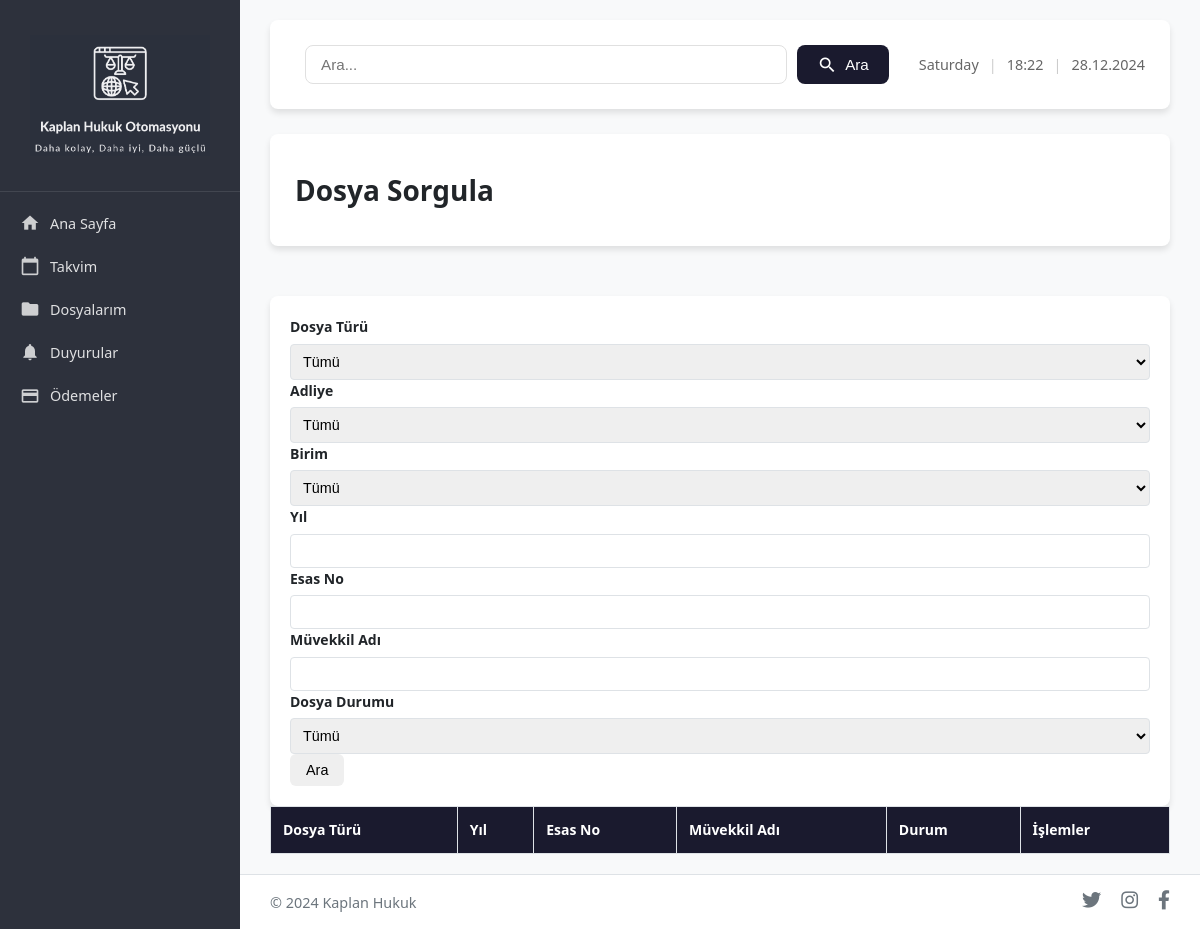
Before: /dosya_sorgula with the older database file.
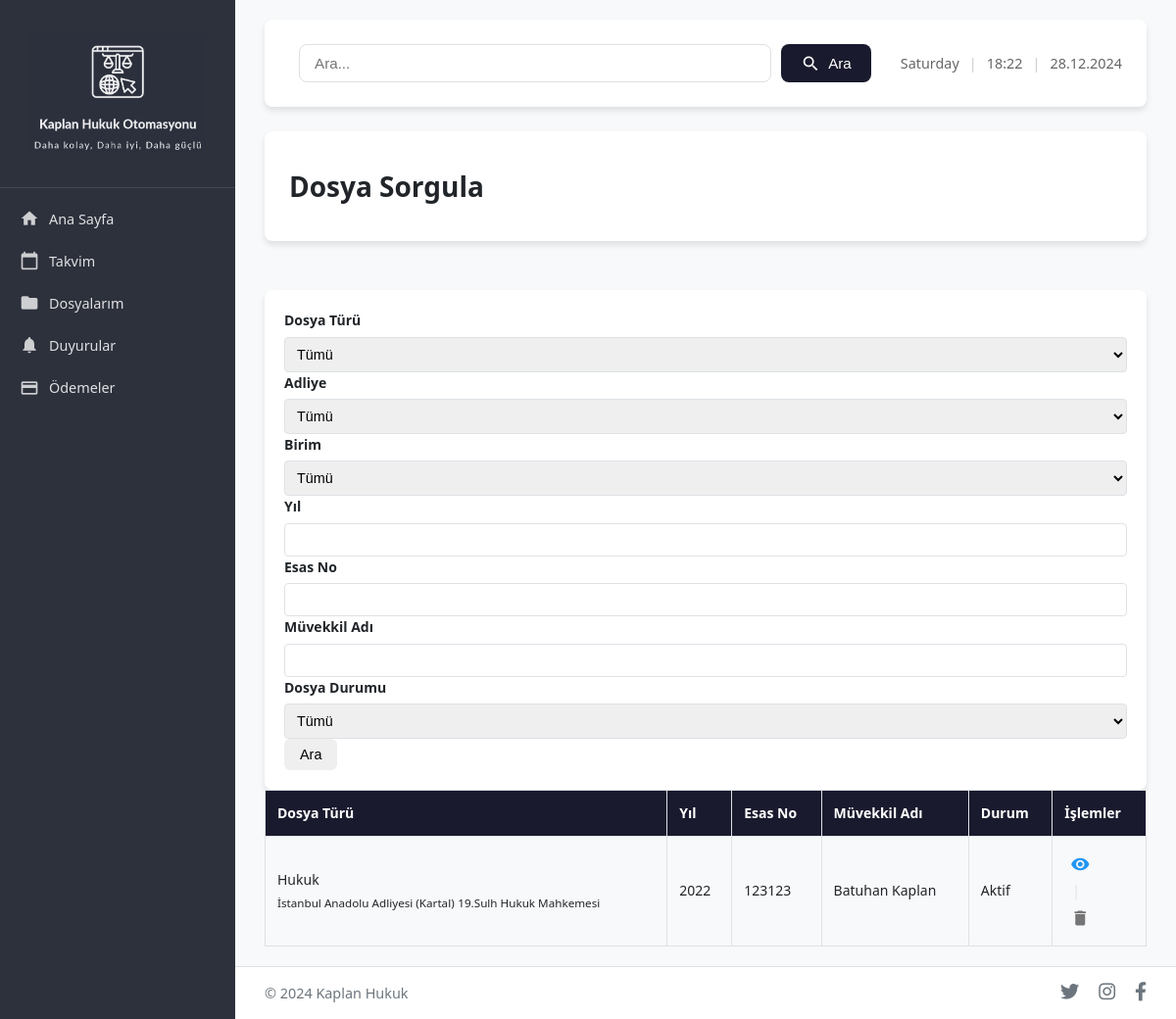
After: the same page with the newer database file.
### app.py (models this page shows)
class CaseFile(db.Model):
    id = db.Column(db.Integer, primary_key=True)
    file_type = db.Column(db.String(50), nullable=False)
    courthouse = db.Column(db.String(100), nullable=False)  # Adliye
    department = db.Column(db.String(100), nullable=False)  # Birim
    year = db.Column(db.Integer, nullable=False)
    case_number = db.Column(db.String(50), nullable=False)
    client_name = db.Column(db.String(150), nullable=False)
    status = db.Column(db.String(50), default='Aktif')
    open_date = db.Column(db.Date)
    next_hearing = db.Column(db.Date)
    expenses = db.relationship('Expense', backref='case_file', lazy=True)
    documents = db.relationship('Document', backref='case_file', lazy=True)
    description = db.Column(db.Text)
    user_id = db.Column(db.Integer, db.ForeignKey('user.id'), nullable=False)

### app.py (the view)
@app.route('/dosya_sorgula', methods=['GET', 'POST'])
def dosya_sorgula():
    if request.method == 'POST':
        file_type = request.form['file-type']
        year = request.form['year']
        case_number = request.form['case-number']
        client_name = request.form['client-name']
        status = request.form['status']
        query = CaseFile.query
        if file_type:
            query = query.filter_by(file_type=file_type)
        if year:
            query = query.filter_by(year=year)
        if case_number:
            query = query.filter_by(case_number=case_number)
        if client_name:
            query = query.filter(CaseFile.client_name.ilike(f'%{client_name}%'))
        if status:
            query = query.filter_by(status=status)
        case_files = query.all()
    else:
        case_files = CaseFile.query.all()
    for case_file in case_files:
        case_file.file_type = case_file.file_type.title()
    return render_template('dosya_sorgula.html', case_files=case_files)

### app.py (called while the page is built)
@app.context_processor
def inject_datetime():
    try:
        now = datetime.now()
        current_time = {
            'weekday': now.strftime('%A'),  # Gün adı
            'time': now.strftime('%H:%M'),  # Saat
            'date': now.strftime('%d.%m.%Y')  # Tarih
        }
    except Exception:
        current_time = {
            'weekday': '',
            'time': '',
            'date': ''
        }
    return dict(current_time=current_time)

### templates/dosya_sorgula.html (shortened to what this page needs)
{% extends "layout.html" %}
{% block content %}
<header>
    <div class="header-left">
        <h1>Dosya Sorgula</h1>
    </div>
</header>
<div class="inbox">
    <form method="POST" class="search-form">
        <div class="form-columns">
            <div class="form-column">
                <div class="input-group">
                    <label for="file-type">Dosya Türü</label>
                    <select id="file-type" name="file-type" onchange="updateDepartments()">
                        <option value="">Tümü</option>
                    </select>
                </div>
                <div class="input-group">
                    <label for="courthouse">Adliye</label>
                    <select id="courthouse" name="courthouse">
                        <option value="">Tümü</option>
                    </select>
                </div>
                <div class="input-group">
                    <label for="department">Birim</label>
                    <select id="department" name="department" onchange="updateCourtNumbers()">
                        <option value="">Tümü</option>
                    </select>
                </div>
            </div>
            <div class="form-column">
                <div class="form-row">
                    <div class="input-group">
                        <label for="year">Yıl</label>
                        <input type="number" id="year" name="year">
                    </div>
                    <div class="input-group">
                        <label for="case-number">Esas No</label>
                        <input type="text" id="case-number" name="case-number">
                    </div>
                </div>
                <div class="input-group">
                    <label for="client-name">Müvekkil Adı</label>
                    <input type="text" id="client-name" name="client-name">
                </div>
                <div class="input-group">
                    <label for="status">Dosya Durumu</label>
                    <select id="status" name="status">
                        <option value="">Tümü</option>
                    </select>
                </div>
            </div>
        </div>
        <div class="search-button-container">
            <button type="submit" class="btn">Ara</button>
        </div>
    </form>
</div>
<table class="data-table">
    <thead>
        <tr>
            <th>Dosya Türü</th>
            <th>Yıl</th>
            <th>Esas No</th>
            <th>Müvekkil Adı</th>
            <th>Durum</th>
            <th>İşlemler</th>
        </tr>
    </thead>
    <tbody>
        {% for case_file in case_files %}
        <tr data-case-id="{{ case_file.id }}">
            <td class="case-type">
                <div class="file-type-details">
                    <div class="main-type">{{ case_file.file_type|title }}</div>
                    <div class="sub-details">
                        <small>{{ case_file.courthouse }}</small>
                        <small>{{ case_file.department }}</small>
                    </div>
                </div>
            </td>
            <td>{{ case_file.year }}</td>
            <td class="case-number">{{ case_file.case_number }}</td>
            <td class="client-name">{{ case_file.client_name }}</td>
            <td>
                <span class="case-status status-text {% if case_file.status == 'Aktif' %}status-active{% else %}status-closed{% endif %}">
                    {{ case_file.status }}
                </span>
            </td>
            <td>
                <button class="action-btn view-btn" onclick="showDetails({{ case_file.id }})" title="Dosya Detayları">
                    <i class="material-icons">visibility</i>
                </button>
                <span style="color: #dee2e6; margin: 0 8px;">|</span>
                <button class="action-btn delete-btn" onclick="deleteCase({{ case_file.id }})" title="Dosyayı Sil">
                    <i class="material-icons">delete</i>
                </button>
            </td>
        </tr>
        {% endfor %}
    </tbody>
</table>
{% endblock %}

### templates/layout.html (shortened to what this page needs)
<!DOCTYPE html>
<html lang="tr">
<head>
    <link rel="stylesheet" href="{{ url_for('static', filename='style.css') }}">
    <link href="https://cdnjs.cloudflare.com/ajax/libs/font-awesome/6.0.0/css/all.min.css" rel="stylesheet">
    <link rel="stylesheet" href="https://cdn.jsdelivr.net/npm/universalviewer@4.0.0/dist/uv.css">
</head>
<body>
    <div class="container">
        <nav class="sidebar">
            <div class="logo">
                <img src="{{ url_for('static', filename='images/logo.png') }}" alt="Kaplan Hukuk">
            </div>
            <ul class="nav-links">
                <li><a href="{{ url_for('anasayfa') }}"><i class="material-icons">home</i>Ana Sayfa</a></li>
                <li><a href="{{ url_for('takvim') }}"><i class="material-icons">calendar_today</i>Takvim</a></li>
                <li>
                    <a href="#" class="dosyalarim-link"><i class="material-icons">folder</i>Dosyalarım</a>
                </li>
                <li><a href="{{ url_for('duyurular') }}"><i class="material-icons">notifications</i>Duyurular</a></li>
                <li><a href="{{ url_for('odemeler') }}"><i class="material-icons">payment</i>Ödemeler</a></li>
            </ul>
        </nav>
        <div class="main-wrapper">
            <main class="content">
                <header>
                    <div class="search-container">
                        <div class="search-wrapper">
                            <input type="text" id="search-input" placeholder="Ara...">
                            <button class="search-button">
                                <i class="material-icons">search</i>
                                <span>Ara</span>
                            </button>
                        </div>
                    </div>
                    <div class="header-right">
                        <div class="datetime-container">
                            <span class="datetime-text">{{ current_time.weekday }}</span>
                            <span class="separator">|</span>
                            <span class="datetime-text">{{ current_time.time }}</span>
                            <span class="separator">|</span>
                            <span class="datetime-text">{{ current_time.date }}</span>
                        </div>
                    </div>
                </header>
                {% block content %}{% endblock %}
            </main>
            <footer class="site-footer">
                <div class="footer-content">
                    <span>© 2024 Kaplan Hukuk</span>
                    <div class="social-links">
                        <a href="#"><i class="fab fa-twitter"></i></a>
                        <a href="#"><i class="fab fa-instagram"></i></a>
                        <a href="#"><i class="fab fa-facebook-f"></i></a>
                    </div>
                </div>
            </footer>
        </div>
    </div>
</body>
</html>

### static/style.css (style rules this page uses)
:root { --primary-color: #1a1a2e; --secondary-color: #6c757d; --accent-color: #6610f2; --background-color: #f8f9fa; --text-color: #212529; --text-light: #ffffff; --border-color: #dee2e6; --hover-color: #0b5ed7; --success-color: #198754; --warning-color: #ffc107; --danger-color: #dc3545; --shadow: 0 4px 6px rgba(0, 0, 0, 0.1); }
body { margin: 0; padding: 0; box-sizing: border-box; font-family: 'Segoe UI', sans-serif; background-color: var(--background-color); color: var(--text-color); font-size: 14px; line-height: 1.6; }
.container { display: flex; min-height: 100vh; }
.main-wrapper { flex: 1; display: flex; flex-direction: column; min-height: 100vh; }
.sidebar { width: 250px; background: var(--primary-color); color: var(--text-light); box-shadow: var(--shadow); display: flex; flex-direction: column; background-color: rgba(45,49,60,255); }
.logo { padding: 20px; border-bottom: 1px solid rgba(255, 255, 255, 0.1); display: flex; justify-content: center; align-items: center; background: none; }
.logo img { width: 180px; height: auto; opacity: 0.95; transition: opacity 0.3s ease; }
.nav-links { list-style: none; padding: 0; margin: 10px 0; }
.nav-links li a { display: flex; align-items: center; padding: 10px 20px; color: rgba(255, 255, 255, 0.85); text-decoration: none; transition: all 0.2s ease; font-size: 0.9rem; }
.nav-links li a i { font-size: 20px; margin-right: 10px; opacity: 0.9; }
.content { flex: 1; padding: 20px 30px; background: var(--background-color); display: flex; flex-direction: column; }
header { background: var(--text-light); padding: 15px 25px; border-radius: 8px; box-shadow: var(--shadow); margin-bottom: 25px; display: flex; justify-content: space-between; align-items: center; }
.header-right { display: flex; align-items: center; }
.datetime-container { display: flex; align-items: center; gap: 8px; color: var(--text-color); font-size: 0.9rem; }
.datetime-text { color: #666; }
.separator { color: #ccc; font-weight: 300; }
.data-table { width: 100%; border-collapse: collapse; }
.data-table th, .data-table td { padding: 12px; border: 1px solid var(--border-color); text-align: left; }
.data-table th { background: var(--primary-color); color: var(--text-light); }
.data-table td { background: var(--background-color); }
.datetime-container { display: flex; gap: 10px; margin-left: 20px; }
.inbox { background: var(--text-light); border-radius: 8px; padding: 20px; box-shadow: var(--shadow); margin-top: 25px; }
.input-group { display: flex; flex-direction: column; gap: 5px; }
.input-group label { font-weight: bold; }
.input-group input, .input-group select { padding: 8px; border: 1px solid var(--border-color); border-radius: 4px; font-size: 0.9rem; }
.site-footer { background-color: #fff; padding: 15px 30px; border-top: 1px solid var(--border-color); margin-top: auto; }
.footer-content { display: flex; justify-content: space-between; align-items: center; }
.footer-content span { color: var(--secondary-color); font-size: 0.9rem; }
.social-links { display: flex; gap: 20px; }
.social-links a { color: var(--secondary-color); text-decoration: none; transition: color 0.2s ease; }
.social-links i { font-size: 1.2rem; }
.search-container { position: relative; margin: 10px; }
#search-input { width: 100%; padding: 8px; border: 1px solid #ddd; border-radius: 4px; font-size: 14px; }

### templates/layout.html (style rules this page uses)
.search-container { position: relative; max-width: 600px; width: 100%; }
.search-wrapper { display: flex; gap: 10px; width: 100%; }
#search-input { flex: 1; padding: 10px 15px; border: 1px solid #e0e0e0; border-radius: 8px; font-size: 0.95rem; transition: all 0.3s ease; }
.search-button { display: flex; align-items: center; gap: 8px; padding: 8px 20px; background: var(--primary-color); color: white; border: none; border-radius: 8px; cursor: pointer; font-size: 0.95rem; font-weight: 500; transition: all 0.2s ease; }
.search-button i { font-size: 20px; }
.sidebar { width: 240px; min-width: 240px; }
.logo img { max-width: 180px; padding: 15px; }
.nav-links a { padding: 12px 15px; }
.nav-links i { margin-right: 10px; }

Changed rows visible on the page:
added CaseFile: file_type "Hukuk", courthouse "İstanbul Anadolu Adliyesi (Kartal)", department "19.Sulh Hukuk Mahkemesi", year "2022", case_number "123123", client_name "Batuhan Kaplan", status "Aktif"
